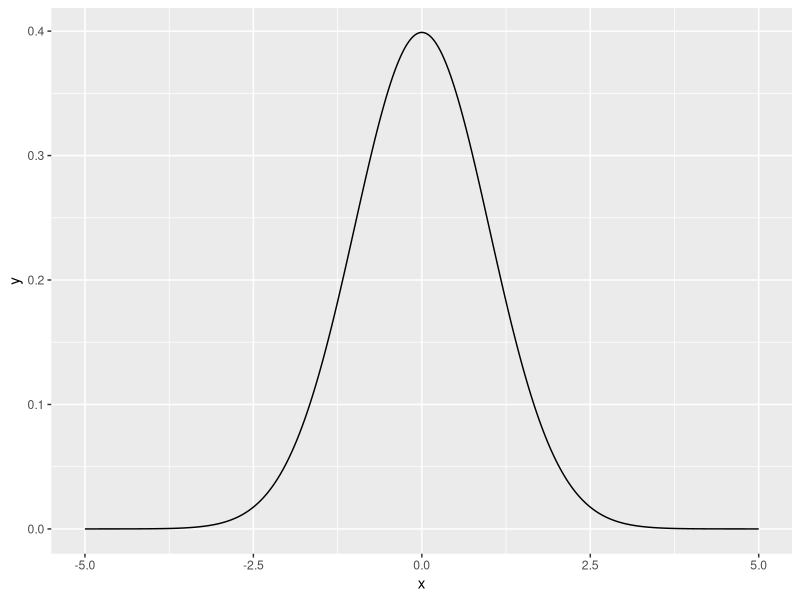
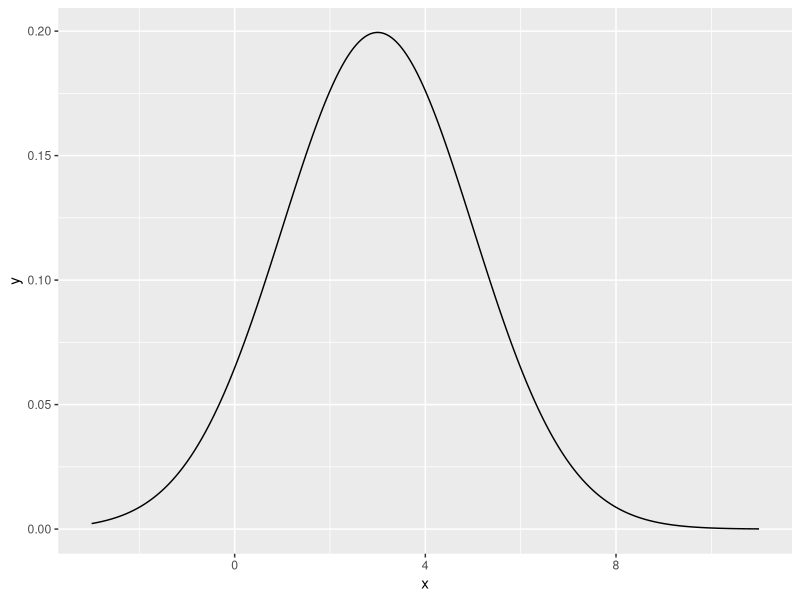
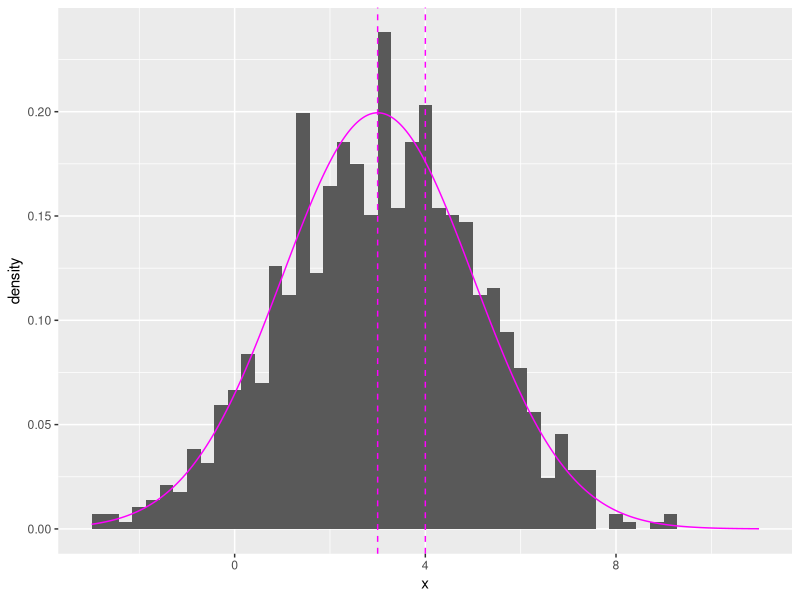
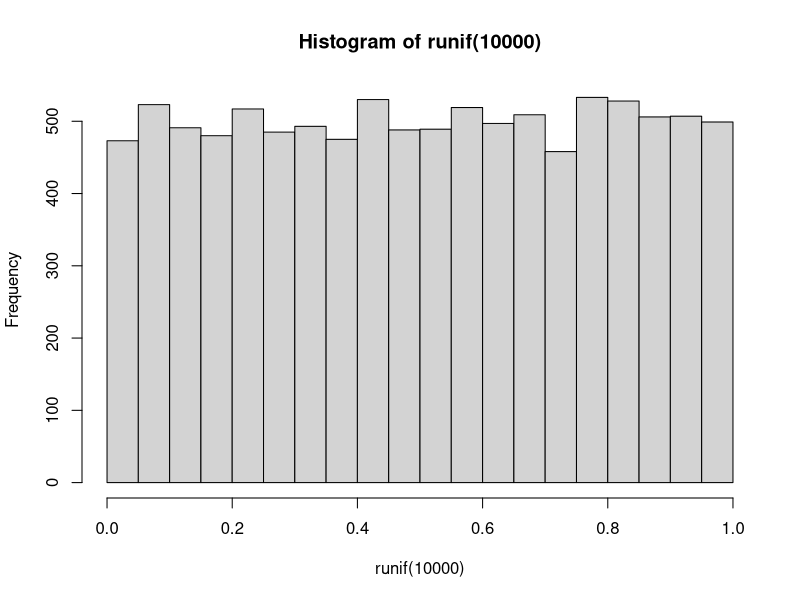
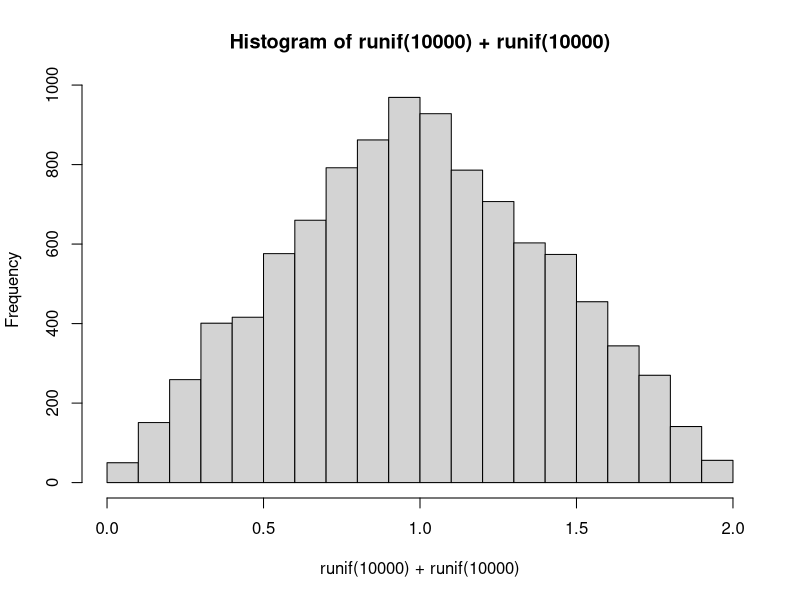
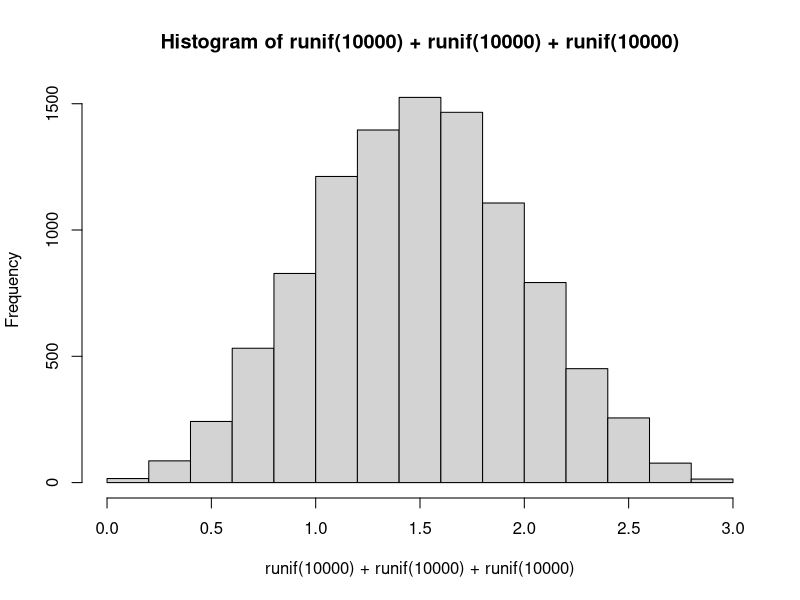
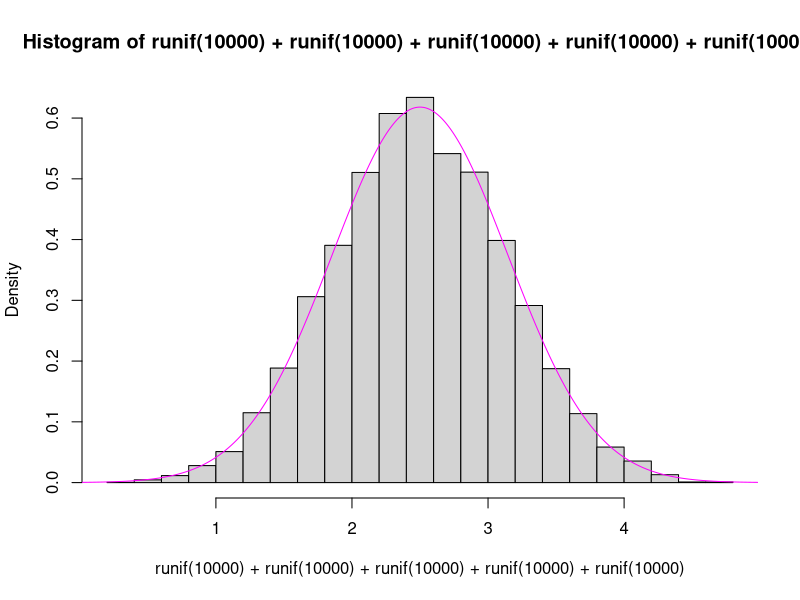
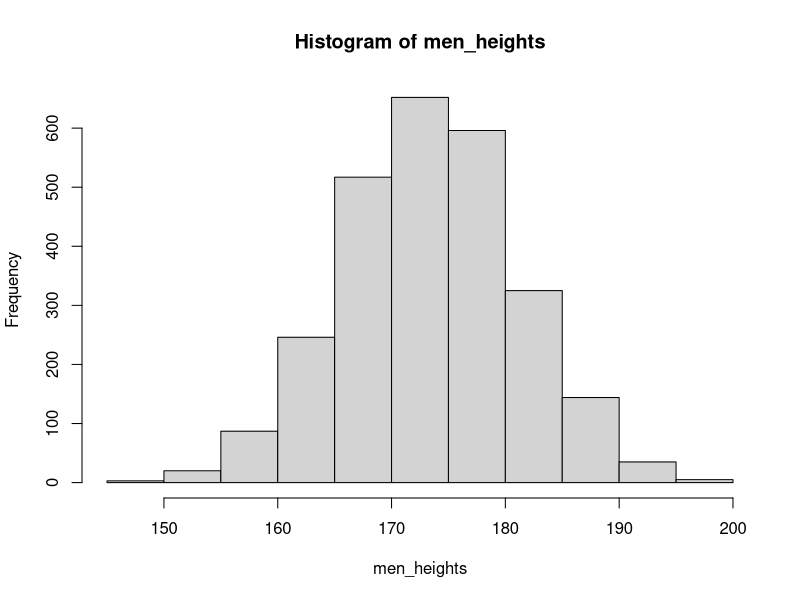

Source code (R) for these figures, in order:
## ---- chunk 1
suppressPackageStartupMessages( library(tidyverse) )

tibble( x = seq( -5, 5, length.out=1000 ) ) %>%
mutate( y = exp( -x^2/2 ) / sqrt(2*pi) ) %>%
ggplot + geom_line( aes( x=x, y=y ) )
## ---- chunk 2
x <- 0.7

c( 
  "mit Formel" =  exp( -x^2/2 ) / sqrt(2*pi),
  "mit dnorm"  =  dnorm( x ) )
## ---- chunk 3
x <- 2.7
mu <- 3
sigma <- 2

c( 
  "mit Formel" =  exp( - (x-mu)^2 / (2*sigma^2) ) / sqrt(2*pi*sigma^2),
  "mit dnorm"  =  dnorm( x, mean=mu, sd=sigma ) )
## ---- chunk 4
suppressPackageStartupMessages( library(tidyverse) )

tibble( x = seq( -3, 11, length.out=1000 ) ) %>%
mutate( y = dnorm( x, mean=3, sd=2) ) %>%
ggplot + geom_line( aes( x=x, y=y ) )
## ---- chunk 5
rnorm( 1000, mean=3, sd=2 ) -> random_values

str(random_values)
## ---- chunk 6
tibble( x = seq( -3, 11, length.out=10000 ) ) %>%
mutate( y = dnorm( x, mean=3, sd=2 ) ) -> density_table

ggplot(NULL) + 
  geom_histogram( aes( x=x,y=after_stat(density) ), data = tibble( x=random_values ), bins=50 ) +
  geom_line( aes( x=x, y=y ), data = density_table, col="magenta" ) +
  geom_vline( xintercept = c( 3, 4 ), col="magenta", lty="dashed" )
  
## ---- chunk 7
pnorm( 4, mean=3, sd=2 ) - pnorm( 3, mean=3, sd=2 )
## ---- chunk 8
mean( random_values > 3 & random_values < 4 )
## ---- chunk 9
rnorm( 1000, mean=3, sd=2 ) -> random_values

mean( random_values )
sd( random_values )
## ---- chunk 10
hist( runif( 10000 ) )
## ---- chunk 11
hist( runif(10000) + runif(10000) )
## ---- chunk 12
hist( runif(10000) + runif(10000) + runif(10000) )
## ---- chunk 13
hist( 
  runif(10000) + runif(10000) + runif(10000) + runif(10000) + runif(10000), 
  breaks=30, freq=FALSE )
lines( 
  seq(0,5,l=1000), 
  dnorm( seq(0,5,l=1000), mean=2.5, sd=sqrt(5/12) ), col="magenta" )
## ---- chunk 14
pnorm(1) - pnorm(-1)
## ---- chunk 15
pnorm( 13, mean=10, sd=3 ) - pnorm( 7, mean=10, sd=3 )
## ---- chunk 16
pnorm(2) - pnorm(-2)
## ---- chunk 17
pnorm(3) - pnorm(-3)
## ---- chunk 18
read_csv( "Downloads/nhanes.csv", show_col_types=FALSE ) -> nhanes

nhanes %>%
filter( gender == "male", age >=18, !is.na(height) ) %>%
pull( height ) -> men_heights

hist( men_heights )
## ---- chunk 19
men_heights_mean = mean( men_heights )
men_heights_sd = sd( men_heights )

men_heights_mean
men_heights_sd
## ---- chunk 20
men_heights_mean + 2*men_heights_sd
## ---- chunk 21
mean( men_heights > men_heights_mean + 2*men_heights_sd )
## ---- chunk 22
z <- ( 200 - men_heights_mean ) / men_heights_sd
z
## ---- chunk 23
1 - pnorm( z )
## ---- chunk 24
1 - pnorm( 200, mean=men_heights_mean, sd=men_heights_sd )
## ---- chunk 25
sum( men_heights > 200 )
## ---- chunk 26
heights <- rnorm( 1000, mean=178, sd=7 )
## ---- chunk 27
mean( heights )
## ---- chunk 28
many_means <- replicate( 3000, mean( rnorm( 1000, mean=178, sd=7 ) ) )
## ---- chunk 29
hist( many_means )
## ---- chunk 30
sd( many_means )
## ---- chunk 31
7 / sqrt(1000)
## ---- chunk 32
many_sd <- replicate( 3000, sd( rnorm( 1000, mean=178, sd=7 ) ) )

hist( many_sd )
## ---- chunk 33
many_sd <- replicate( 3000, sd( rnorm( 20, mean=178, sd=7 ) ) )

hist( many_sd )
